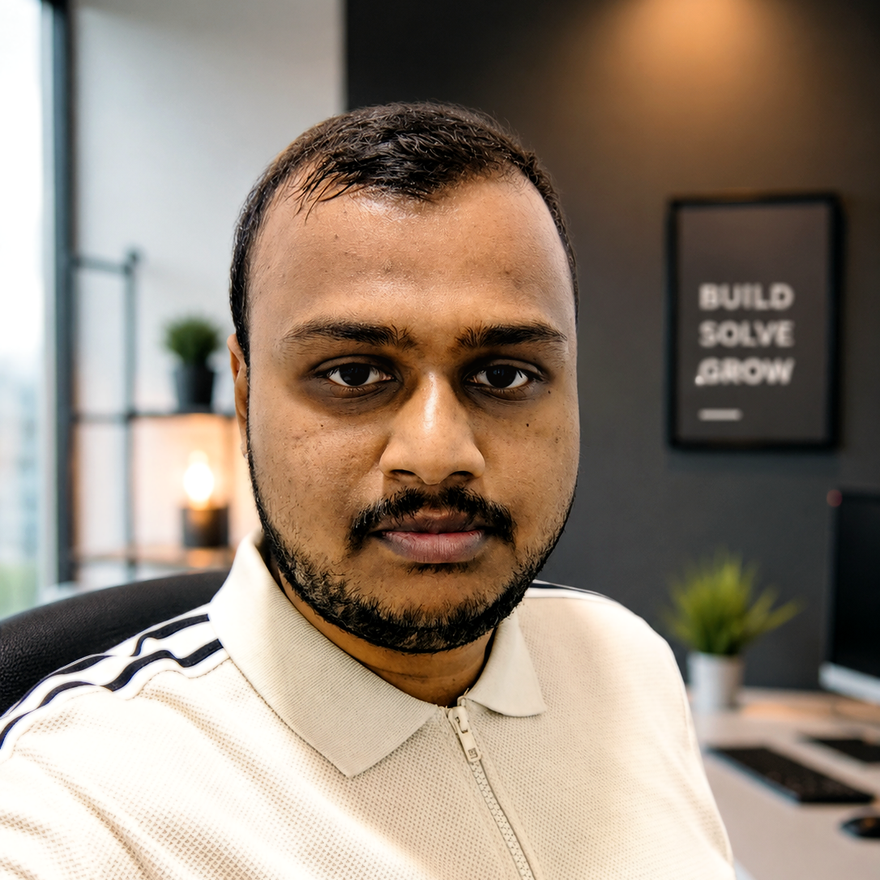
#> input picture assets/photo_pro.png, 880 x 880 px
$ python enhance_photo.py
#> lines starting #> are read from the running program, lines starting #| are printed output that depends on the picture
#> in main, img is the input picture: PIL image 880x880 RGB; mean R, G, B 146.8, 131.8, 117.6
"""
Professional headshot polish for the portfolio avatar.
- Square crop with headroom for circular display
- Mild color grade (no harsh oversharpen / oily skin)
- Soft de-shine on bright forehead/cheek hotspots
"""
from pathlib import Path
from PIL import Image, ImageFilter, ImageEnhance, ImageOps

ROOT = Path(__file__).resolve().parents[1]
SRC = ROOT / "assets" / "photo_pro.png"
# Fall back to original if pro source missing
if not SRC.exists():
    SRC = ROOT / "assets" / "photo_original.png"
OUT = ROOT / "assets" / "photo.jpg"
SIZE = 880


def de_shine(img: Image.Image) -> Image.Image:
    """Blend a soft blur only on bright specular regions."""
    blur = img.filter(ImageFilter.GaussianBlur(radius=2.2))
    gray = img.convert("L")
    mask = gray.point(lambda p: max(0, min(255, int((p - 165) * 3.2))) if p > 165 else 0)
    return Image.composite(blur, img, mask)


def square_crop(img: Image.Image) -> Image.Image:
    w, h = img.size
#> w = 880; h = 880
    side = min(w, h)
#> side = 880
    left = (w - side) // 2
#> left = 0
    top = max(0, (h - side) // 2 - int(side * 0.04))
#> top = 0
    if top + side > h:
        top = h - side
    return img.crop((left, top, left + side, top + side))


def grade(img: Image.Image) -> Image.Image:
    ycbcr = img.convert("YCbCr")
#> ycbcr: PIL image 880x880 YCbCr; mean of channels 0, 1, 2 134.2, 117.9, 136.2
    y, cb, cr = ycbcr.split()
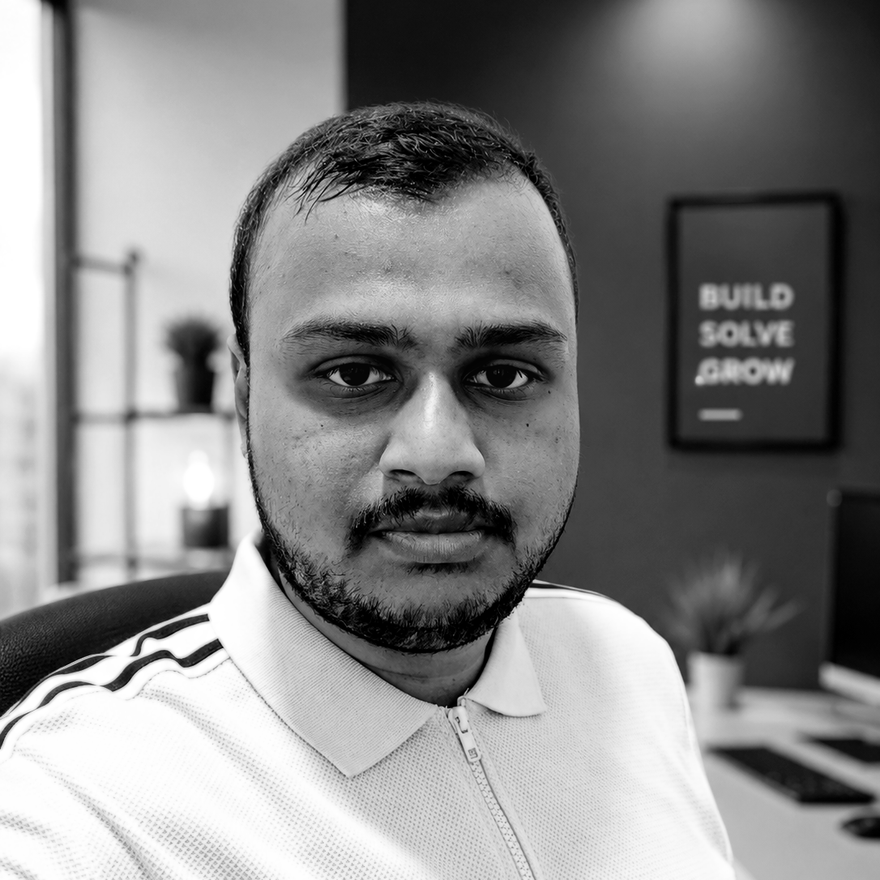
#> y: PIL image 880x880 L; min 0, max 255, mean 134.2
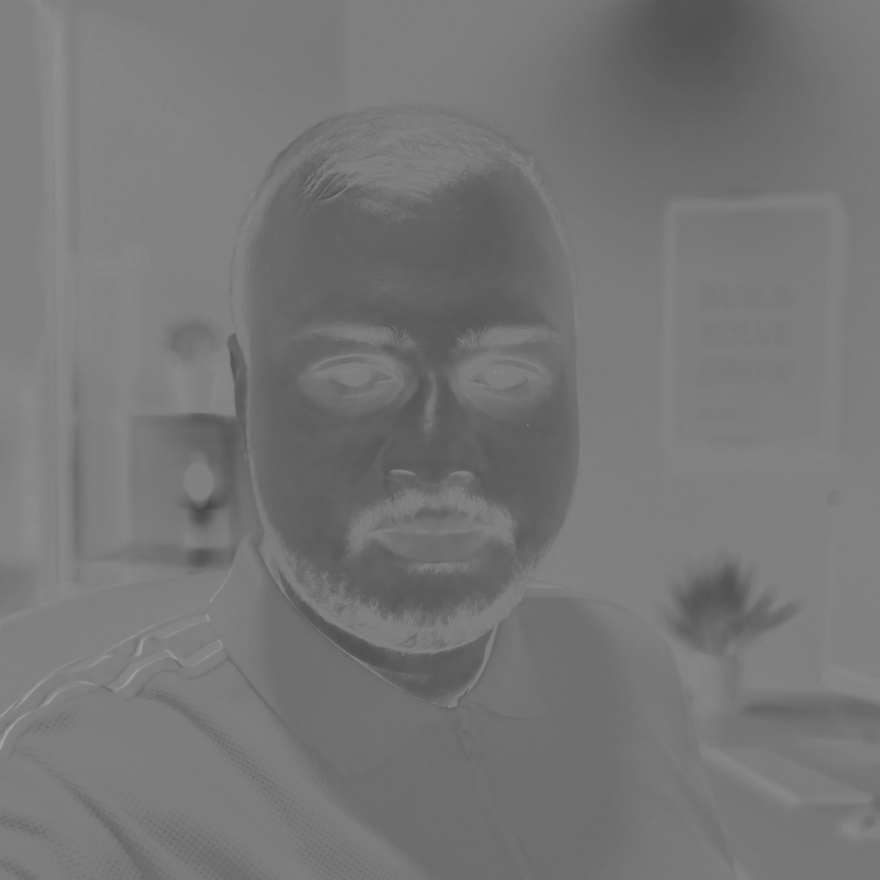
#> cb: PIL image 880x880 L; min 71, max 169, mean 117.9
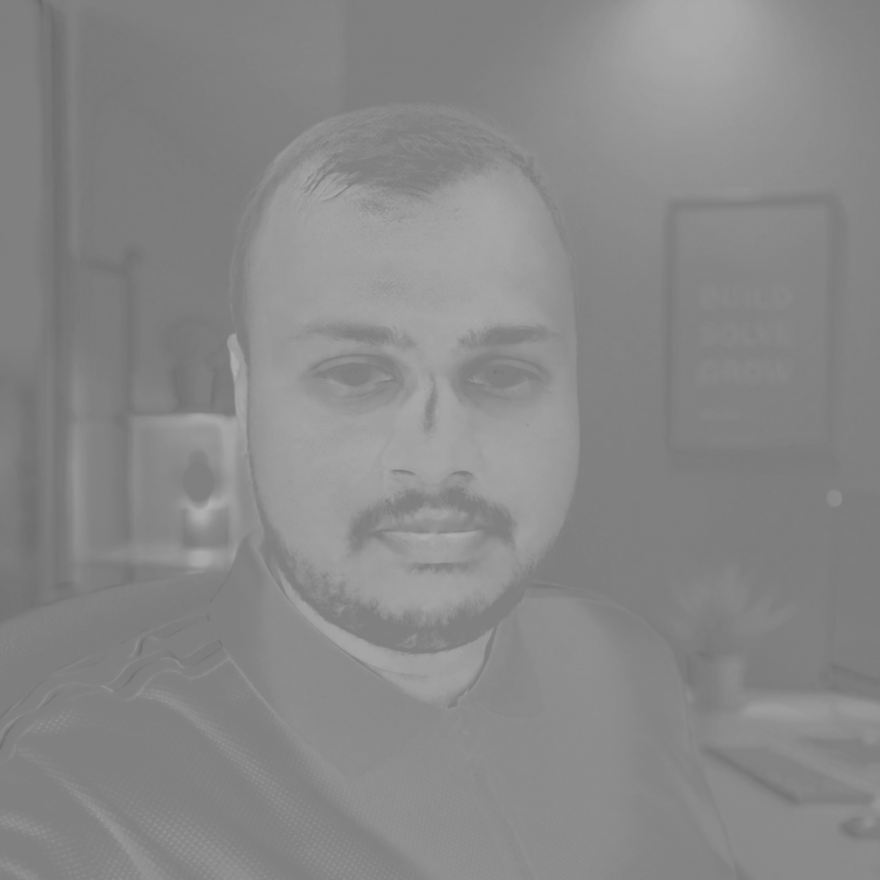
#> cr: PIL image 880x880 L; min 104, max 178, mean 136.2
    y = ImageOps.autocontrast(y, cutoff=0.5)
    out = Image.merge("YCbCr", (y, cb, cr)).convert("RGB")
    out = de_shine(out)
#> in de_shine, `mask = gray.point(lambda p: max(0, min(255, int((p - 165) * 3.2))) if ..`:
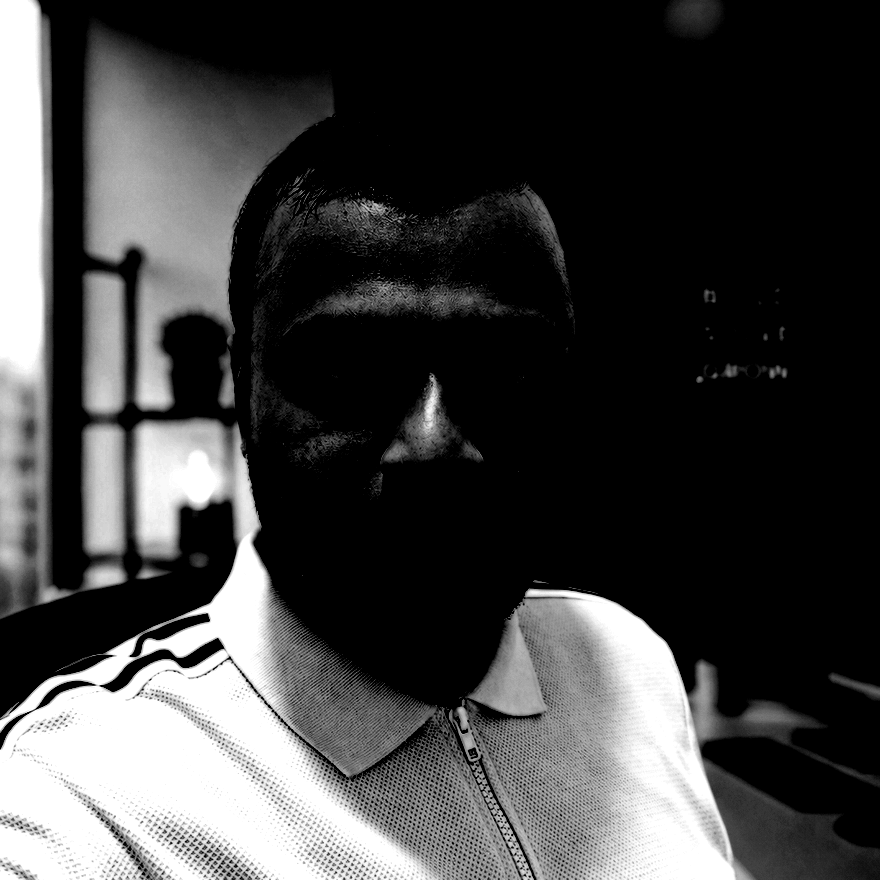
#> mask: PIL image 880x880 L; min 0, max 255, mean 64.9
    out = ImageEnhance.Color(out).enhance(0.96)
    out = ImageEnhance.Contrast(out).enhance(1.04)
    out = ImageEnhance.Brightness(out).enhance(1.01)
    # Light sharpen only — heavy unsharp causes oily skin look
    out = out.filter(ImageFilter.UnsharpMask(radius=1.0, percent=55, threshold=4))
    return out


def main() -> None:
    img = Image.open(SRC).convert("RGB")
    out = grade(square_crop(img)).resize((SIZE, SIZE), Image.Resampling.LANCZOS)
    out.save(OUT, quality=92, optimize=True, progressive=True)
    print(f"Saved {OUT} ({out.size[0]}x{out.size[1]})")
#| Saved assets/photo.jpg (880x880)


if __name__ == "__main__":
    main()
